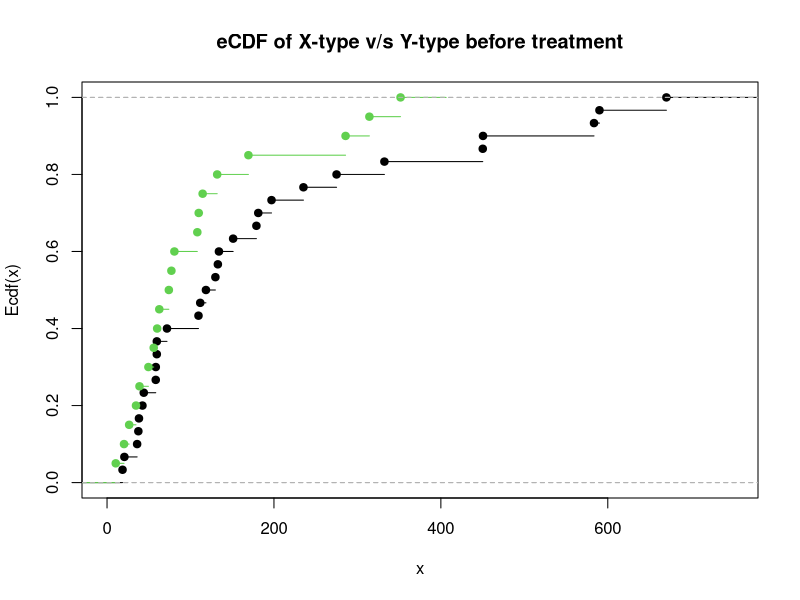

Write R code to recreate this figure.
## ---- chunk 1
# This chunk is for formatting only - please do not edit.
pagebreak <- function() {
  if(knitr::is_latex_output())
    return("\\newpage")
  else
    return('<div style="page-break-before: always;" />')
}
## ---- chunk 2
mu = 20
deviation = 3
## ---- chunk 3
#cdf(27) - cdf(20)
ans = pnorm(27,mean=20,sd=3) - pnorm(20,mean=20,sd=3)
ans
## ---- chunk 4
#cdf(16) * cdf(16) 
ans = pnorm(16,mean=20,sd=3)*pnorm(16,mean=20,sd=3)
ans
## ---- chunk 5
#cdf(X) - cdf(20) = 0.4 
#cdf(X) = cdf(20) + 0.4 = 0.9
ans = qnorm(0.9, mean=20, sd=3)
ans
## ---- chunk 6
#p = 1-cdf(30)
#expected value = 10000*p
prob = 1 - pnorm(30, mean=20,sd=3)
expected_val = 10000*prob
expected_val
## ---- chunk 7
#16 eruptions in 1000 years = 1.6 eruptions in 100 years
average_rate_of_eruptions_per_year = 16/1000
average_rate_of_eruptions_per_century = average_rate_of_eruptions_per_year*100
average_rate_of_eruptions_per_century # this is the estimated value
## ---- chunk 8
confintlower = qchisq(0.025,2*average_rate_of_eruptions_per_century)/2
confintupper = qchisq(0.975,2*(average_rate_of_eruptions_per_century+1))/2
CI = c(confintlower,confintupper)
CI
## ---- chunk 9
#the following problem can be modeled as a poisson distribution
#for a century, average eruptions = 1.6 (part 5) 
#probability of no eruption in 100 years = probability of event occurring 0 times, with an average 1.6 occurrences during the interval 
ans = dpois(0,1.6)
ans
## ---- chunk 10
#average eruptions per century = 1.6 (part 5) 
#average eruptions per 200 years = 2*average eruptions per century = 3.2
# prob = 1 - prob of 0 eruptions in 200 years - prob of 1 eruption in 200 years
# prob = 1 - p(0 events, avg of 3.2) - p(1 event, avg of 3.2)
ans = 1 - dpois(0,3.2) - dpois(1,3.2)
ans
## ---- chunk 11
#Problem can be modeled as a binomial distribution with n = 17, p = 0.1
#p-value = P(X=6)
p = dbinom(6,17,0.1)
p 
## ---- chunk 12
df = read.csv('cancer.csv')
dim(df)
#show(df)
## ---- chunk 13
df_new = df[,2:27]
number_of_individuals = colSums(df_new)
number_of_individuals 
number_of_individuals[order(number_of_individuals, decreasing=TRUE)[1]]
## ---- chunk 14
cancer_total = sum(df$cancer=='1')
cancer_total
## ---- chunk 15
cancer_total/30000*100
## ---- chunk 16
df_with_A = df[df$A==1,]
cancer_with_A = colSums(df_with_A)[28]
people_with_A = nrow(df_with_A)
probability_cancer_A = cancer_with_A/people_with_A
probability_cancer_A

df_without_A = df[df$A==0,]
cancer_without_A = colSums(df_without_A)[28]
people_without_A = nrow(df_without_A)
probability_cancer_without_A = cancer_without_A/people_without_A
probability_cancer_without_A
## ---- chunk 17

## ---- chunk 18
regression_like = glm(df$cancer~. , data = df, family = 'binomial')
summary(regression_like)
## ---- chunk 19
df = read.csv('thyroid.csv')
df_x = subset(df,df$type=='X') # dim(df_x) to verify the new subset df
df_y = subset(df,df$type=='Y') # Similarly, dim(df_y) 
## ---- chunk 20
plot(ecdf(df_x$hormone.before),xlim=c(0,750), main='eCDF of X-type v/s Y-type before treatment' , ylab='Ecdf(x)', xlab='x')
lines(ecdf(df_y$hormone.after), col=c(3))
## ---- chunk 21
ans = wilcox.test(df_x$hormone.before,df_y$hormone.before)
ans$p.value
## ---- chunk 22
s = shapiro.test(df$hormone.before)
s$p.value
s$p.value < 0.05
## ---- chunk 23
lop_pre = log(df$hormone.before)
s_log_pre = shapiro.test(lop_pre)
s_log_pre$p.value
## ---- chunk 24
ans = lm(df$hormone.after~ lop_pre)
summary(ans)

## ---- chunk 25
t.test(df$hormone.after,lop_pre, paired = TRUE)
## ---- chunk 26

## ---- chunk 27

## ---- chunk 28

## ---- chunk 29

## ---- chunk 30

